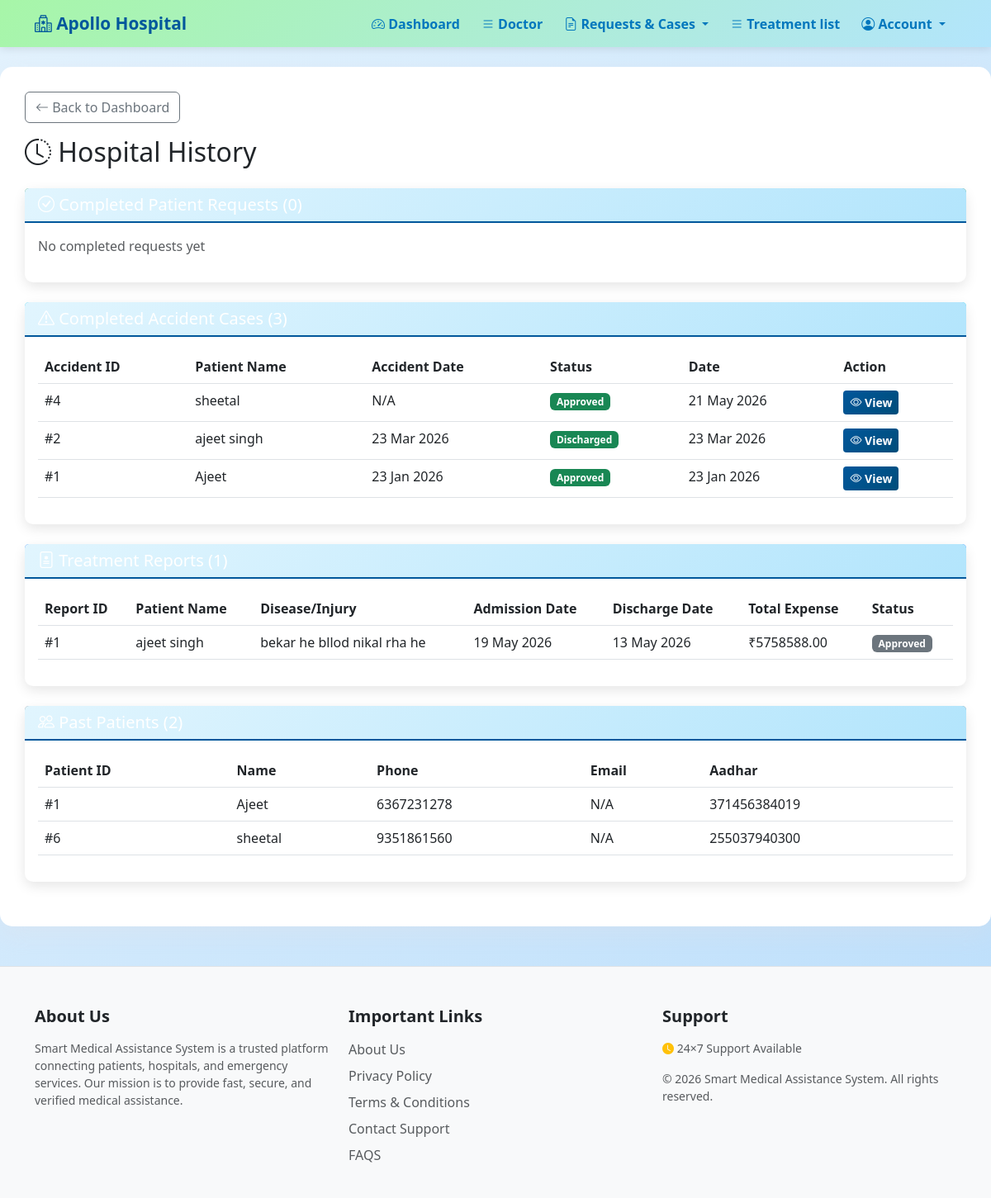
The app's page /hospital/history (signed in) with its own data.
### models.py (models this page shows)
class AccidentCase(db.Model):
    __tablename__ = 'accident_cases'
    accident_id = db.Column(db.Integer, primary_key=True)
    patient_id = db.Column(db.Integer, db.ForeignKey('patients.patient_id'), nullable=False)
    hospital_id = db.Column(
        db.Integer,
        db.ForeignKey('hospitals.id'),  # ✅ FIX HERE
        nullable=False
    )
    status = db.Column(db.String(50), default='pending')  # pending, approved, rejected, treatment_complete, discharged
    case_type = db.Column(db.String(20))  # accident / emergency
    patient_name = db.Column(db.String(100), nullable=False)
    gender = db.Column(db.String(10))
    patient_mobile = db.Column(db.String(15))
    email = db.Column(db.String(100))# Patient mobile number
    date_of_birth = db.Column(db.Date)
    aadhar_no = db.Column(db.String(12), nullable=False)
    patient_image_url = db.Column(db.String(255))  # Jan Aadhaar image
    ayushman_card_url = db.Column(db.String(255))  # Ayushman card image (optional)
    accident_description = db.Column(db.Text, nullable=False)  # How it happened
    accident_date = db.Column(db.Date)
    accident_location = db.Column(db.String(200))
    current_condition = db.Column(db.Text, nullable=False)  # Bone fracture, bleeding, etc.
    patient_condition_image_url = db.Column(db.String(255))  # Patient condition/injury photo
    patient_serial_number = db.Column(db.String(50))  # Given by hospital
    admission_date = db.Column(db.Date)
    discharge_date = db.Column(db.Date)
    created_at = db.Column(
        db.DateTime,
        default=get_ist_now
    )
    updated_at = db.Column(
        db.DateTime,
        default=get_ist_now,
        onupdate=get_ist_now
    )
    patient = db.relationship('Patient', backref='accident_cases')
    hospital = db.relationship('Hospital', backref='accident_cases')

class TreatmentReport(db.Model):
    __tablename__ = 'treatment_reports'
    report_id = db.Column(db.Integer, primary_key=True)
    request_id = db.Column(db.Integer, db.ForeignKey('patient_requests.request_id'), nullable=True)  # Can be NULL for accident cases
    accident_id = db.Column(db.Integer, db.ForeignKey('accident_cases.accident_id'), nullable=True)  # Can be NULL for normal requests
    hospital_id = db.Column(db.Integer, db.ForeignKey('hospitals.id'), nullable=False)
    patient_id = db.Column(db.Integer, db.ForeignKey('patients.patient_id'), nullable=False)
    case_source = db.Column(db.String(50), nullable=False)  # 'normal' or 'accident'
    patient_serial_number = db.Column(db.String(50))  # Serial number given by hospital
    patient_name = db.Column(db.String(100), nullable=False)
    disease_injury = db.Column(db.String(200), nullable=False)  # Disease name or injury description
    treatment_details = db.Column(db.Text, nullable=False)
    work_done = db.Column(db.Text)  # Tests, medicines, procedures
    admission_date = db.Column(db.Date)
    discharge_date = db.Column(db.Date)
    final_treatment_report = db.Column(db.Text)
    medical_report_url = db.Column(db.String(255))  # Medical report upload
    total_expense = db.Column(db.Numeric(10, 2))
    bill_document_url = db.Column(db.String(255))  # For Government case - single bill
    case_type = db.Column(db.String(50))  # Private or Government
    hospital_bill_url = db.Column(db.String(255))  # Private case - Hospital bill
    hospital_bill_amount = db.Column(db.Numeric(10, 2))  # Private case - Hospital bill amount
    test_bill_url = db.Column(db.String(255))  # Private case - Test bill
    test_bill_amount = db.Column(db.Numeric(10, 2))  # Private case - Test bill amount
    medical_bill_url = db.Column(db.String(255))  # Private case - Medical bill
    medical_bill_amount = db.Column(db.Numeric(10, 2))  # Private case - Medical bill amount
    net_amount = db.Column(db.Numeric(10, 2))  # Private case - Net amount after deducting medical bill
    payment_amount = db.Column(db.Numeric(10, 2))  # 10% amount
    payment_screenshot_url = db.Column(db.String(255))
    payment_method = db.Column(db.String(50))  # 'upi' or 'qr_code'
    upi_id = db.Column(db.String(100))
    payment_status = db.Column(db.String(50), default='pending')  # pending, paid, verified
    status = db.Column(db.String(50), default='submitted')  # submitted, approved, rejected, closed
    admin_notes = db.Column(db.Text)
    created_at = db.Column(
        db.DateTime,
        default=get_ist_now
    )
    updated_at = db.Column(
        db.DateTime,
        default=get_ist_now,
        onupdate=get_ist_now
    )
    request = db.relationship('PatientRequest', backref='treatment_reports')
    accident_case = db.relationship('AccidentCase', backref='treatment_reports')
    hospital = db.relationship('Hospital', backref='treatment_reports')
    patient = db.relationship('Patient', backref='treatment_reports')

class Patient(db.Model):
    __tablename__ = 'patients'
    patient_id = db.Column(db.Integer, primary_key=True)
    name = db.Column(db.String(100), nullable=False)
    username = db.Column(db.String(50), unique=True)
    password_hash = db.Column(db.String(255))
    security_image = db.Column(db.String(50))
    gender = db.Column(db.String(10))
    phone = db.Column(db.String(15), nullable=False)
    email = db.Column(db.String(100))
    email_verified = db.Column(db.Boolean, default=False)  # ✅ ADD
    dob = db.Column(db.Date)
    address = db.Column(db.Text, nullable=False)
    aadhar_no = db.Column(db.String(12), unique=True, nullable=False)
    aadhar_document_url = db.Column(db.String(255))
    has_ayushman = db.Column(db.String(5))
    ayushman_document_url = db.Column(db.String(255))
    created_at = db.Column(db.DateTime, default=get_ist_now)

### app.py (the view)
@app.route('/hospital/history')
@login_required_hospital
@role_required('hospital')
def hospital_history():
    hospital_id = session.get('hospital_id')
    completed_requests = PatientRequest.query.filter(
        PatientRequest.hospital_id == hospital_id,
        PatientRequest.status.in_(['treatment_submitted', 'completed', 'closed', 'approved'])
    ).order_by(PatientRequest.created_at.desc()).all()
    completed_accidents = AccidentCase.query.filter(
        AccidentCase.hospital_id == hospital_id,
        AccidentCase.status.in_(['treatment_complete', 'discharged', 'approved'])
    ).order_by(AccidentCase.created_at.desc()).all()
    treatment_reports = TreatmentReport.query.filter_by(
        hospital_id=hospital_id
    ).order_by(TreatmentReport.created_at.desc()).all()
    patient_ids = set()
    for req in completed_requests:
        patient_ids.add(req.patient_id)
    for acc in completed_accidents:
        patient_ids.add(acc.patient_id)
    patients = Patient.query.filter(Patient.patient_id.in_(patient_ids)).all() if patient_ids else []
    return render_template('hospital/history.html',
                         completed_requests=completed_requests,
                         completed_accidents=completed_accidents,
                         treatment_reports=treatment_reports,
                         patients=patients)

### templates/hospital/history.html (shortened to what this page needs)
{% extends "hospital_base.html" %}
{% block content %}
<div class="main-container">
    <div class="mb-3">
        <a href="/hospital/dashboard" class="btn btn-outline-secondary">
            <i class="bi bi-arrow-left"></i> Back to Dashboard
        </a>
    </div>
    <h2 class="mb-4">
        <i class="bi bi-clock-history"></i> Hospital History
    </h2>
    <div class="card mb-4">
        <div class="card-header bg-success text-white">
            <h5 class="mb-0">
                <i class="bi bi-check-circle"></i> Completed Patient Requests ({{ completed_requests|length }})
            </h5>
        </div>
        <div class="card-body">
            {% if completed_requests %}
                <div class="table-responsive">
                    <table class="table table-hover">
                        <thead>
                            <tr>
                                <th>Request ID</th>
                                <th>Patient Name</th>
                                <th>Disease</th>
                                <th>Status</th>
                                <th>Date</th>
                                <th>Action</th>
                            </tr>
                        </thead>
                        <tbody>
                            {% for req in completed_requests %}
                                <tr>
                                    <td>#{{ req.request_id }}</td>
                                    <td>{{ req.patient.name }}</td>
                                    <td>{{ req.disease.name }}</td>
                                    <td>
                                        <span class="badge
                                            {% if req.status == 'completed' or req.status == 'closed' %}bg-success
                                            {% elif req.status == 'treatment_submitted' %}bg-info
                                            {% else %}bg-primary{% endif %}">
                                            {{ req.status|title }}
                                        </span>
                                    </td>
                                    <td>{{ req.created_at.strftime('%d %b %Y') }}</td>
                                    <td>
                                        <a href="/hospital/request/{{ req.request_id }}" class="btn btn-sm btn-primary">
                                            <i class="bi bi-eye"></i> View
                                        </a>
                                    </td>
                                </tr>
                            {% endfor %}
                        </tbody>
                    </table>
                </div>
            {% else %}
                <p class="text-muted">No completed requests yet</p>
            {% endif %}
        </div>
    </div>
    <div class="card mb-4">
        <div class="card-header bg-info text-white">
            <h5 class="mb-0">
                <i class="bi bi-exclamation-triangle"></i> Completed Accident Cases ({{ completed_accidents|length }})
            </h5>
        </div>
        <div class="card-body">
            {% if completed_accidents %}
                <div class="table-responsive">
                    <table class="table table-hover">
                        <thead>
                            <tr>
                                <th>Accident ID</th>
                                <th>Patient Name</th>
                                <th>Accident Date</th>
                                <th>Status</th>
                                <th>Date</th>
                                <th>Action</th>
                            </tr>
                        </thead>
                        <tbody>
                            {% for acc in completed_accidents %}
                                <tr>
                                    <td>#{{ acc.accident_id }}</td>
                                    <td>{{ acc.patient_name }}</td>
                                    <td>{{ acc.accident_date.strftime('%d %b %Y') if acc.accident_date else 'N/A' }}</td>
                                    <td>
                                        <span class="badge bg-success">{{ acc.status|title }}</span>
                                    </td>
                                    <td>{{ acc.created_at.strftime('%d %b %Y') }}</td>
                                    <td>
                                        <a href="/hospital/accident-case/{{ acc.accident_id }}" class="btn btn-sm btn-primary">
                                            <i class="bi bi-eye"></i> View
                                        </a>
                                    </td>
                                </tr>
                            {% endfor %}
                        </tbody>
                    </table>
                </div>
            {% else %}
                <p class="text-muted">No completed accident cases yet</p>
            {% endif %}
        </div>
    </div>
    <div class="card mb-4">
        <div class="card-header bg-primary text-white">
            <h5 class="mb-0">
                <i class="bi bi-file-medical"></i> Treatment Reports ({{ treatment_reports|length }})
            </h5>
        </div>
        <div class="card-body">
            {% if treatment_reports %}
                <div class="table-responsive">
                    <table class="table table-hover">
                        <thead>
                            <tr>
                                <th>Report ID</th>
                                <th>Patient Name</th>
                                <th>Disease/Injury</th>
                                <th>Admission Date</th>
                                <th>Discharge Date</th>
                                <th>Total Expense</th>
                                <th>Status</th>
                            </tr>
                        </thead>
                        <tbody>
                            {% for report in treatment_reports %}
                                <tr>
                                    <td>#{{ report.report_id }}</td>
                                    <td>{{ report.patient_name }}</td>
                                    <td>{{ report.disease_injury }}</td>
                                    <td>{{ report.admission_date.strftime('%d %b %Y') if report.admission_date else 'N/A' }}</td>
                                    <td>{{ report.discharge_date.strftime('%d %b %Y') if report.discharge_date else 'N/A' }}</td>
                                    <td>₹{{ report.total_expense if report.total_expense else 'N/A' }}</td>
                                    <td>
                                        <span class="badge bg-secondary">{{ report.status|title }}</span>
                                    </td>
                                </tr>
                            {% endfor %}
                        </tbody>
                    </table>
                </div>
            {% else %}
                <p class="text-muted">No treatment reports yet</p>
            {% endif %}
        </div>
    </div>
    <div class="card mb-4">
        <div class="card-header bg-secondary text-white">
            <h5 class="mb-0">
                <i class="bi bi-people"></i> Past Patients ({{ patients|length }})
            </h5>
        </div>
        <div class="card-body">
            {% if patients %}
                <div class="table-responsive">
                    <table class="table table-hover">
                        <thead>
                            <tr>
                                <th>Patient ID</th>
                                <th>Name</th>
                                <th>Phone</th>
                                <th>Email</th>
                                <th>Aadhar</th>
                            </tr>
                        </thead>
                        <tbody>
                            {% for patient in patients %}
                                <tr>
                                    <td>#{{ patient.patient_id }}</td>
                                    <td>{{ patient.name }}</td>
                                    <td>{{ patient.phone }}</td>
                                    <td>{{ patient.email or 'N/A' }}</td>
                                    <td>{{ patient.aadhar_no }}</td>
                                </tr>
                            {% endfor %}
                        </tbody>
                    </table>
                </div>
            {% else %}
                <p class="text-muted">No past patients yet</p>
            {% endif %}
        </div>
    </div>
</div>
{% endblock %}

### records on screen
AccidentCase: accident_id "4", patient_name "sheetal", accident_date "N/A", status "Approved", created_at "21 May 2026"
AccidentCase: accident_id "2", patient_name "ajeet singh", accident_date "23 Mar 2026", status "Discharged", created_at "23 Mar 2026"
AccidentCase: accident_id "1", patient_name "Ajeet", accident_date "23 Jan 2026", status "Approved", created_at "23 Jan 2026"
TreatmentReport: report_id "1", patient_name "ajeet singh", disease_injury "bekar he bllod nikal rha he", admission_date "19 May 2026", discharge_date "13 May 2026", total_expense "5758588.00", status "Approved"
Patient: patient_id "1", name "Ajeet", phone "6367231278", email "N/A", aadhar_no "371456384019"
Patient: patient_id "6", name "sheetal", phone "9351861560", email "N/A", aadhar_no "255037940300"

### other values on screen
{{ session.get('hospital_name', 'Hospital') }} "Apollo Hospital"
{{ completed_requests|length }} "0"
{{ completed_accidents|length }} "3"
{{ treatment_reports|length }} "1"
{{ patients|length }} "2"
